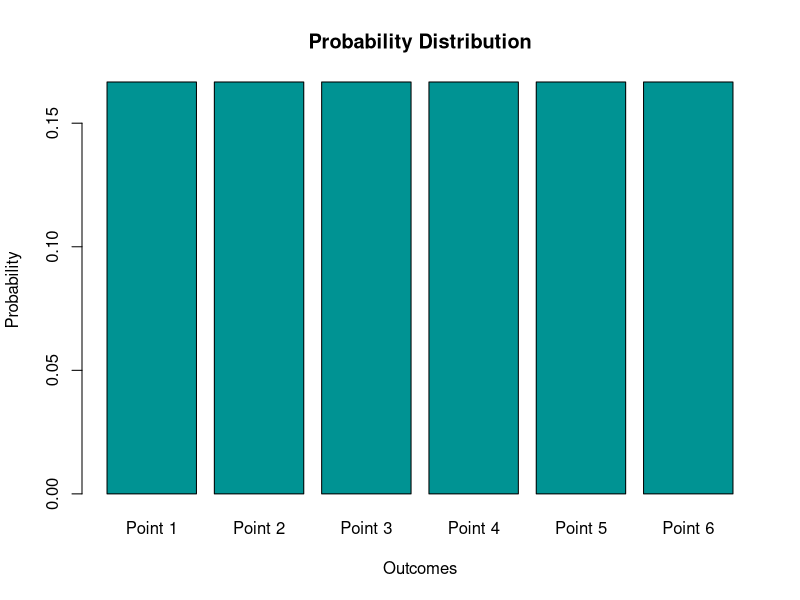

This figure's R source:
## ---- chunk 1
sample(1:6, size=1)
## ---- chunk 2
probability <- rep(1/6, 6)
variable <- c('Point 1', 'Point 2', 'Point 3', 'Point 4', 'Point 5', 'Point 6')
# plot the probabilities
barplot(probability,
        names.arg = variable,
     xlab = "Outcomes",
     ylab = "Probability",
     main = "Probability Distribution",
     col = "#009393")

